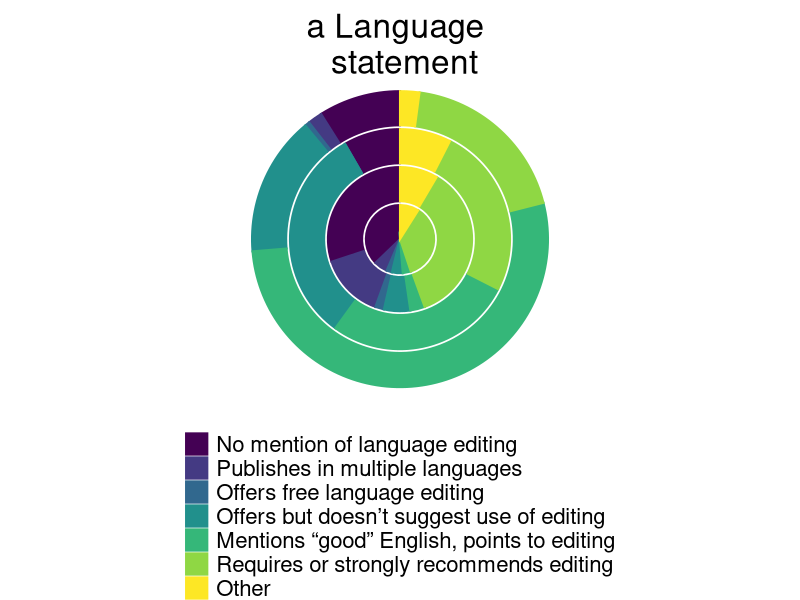
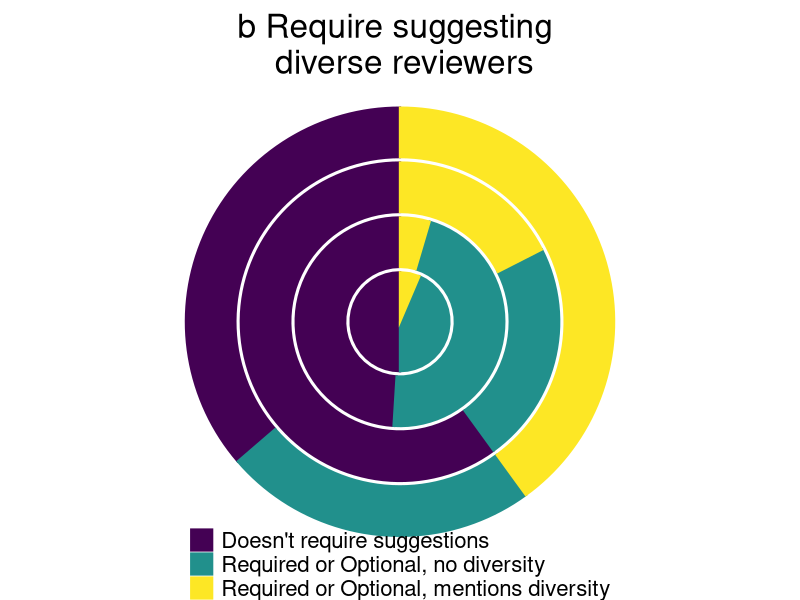
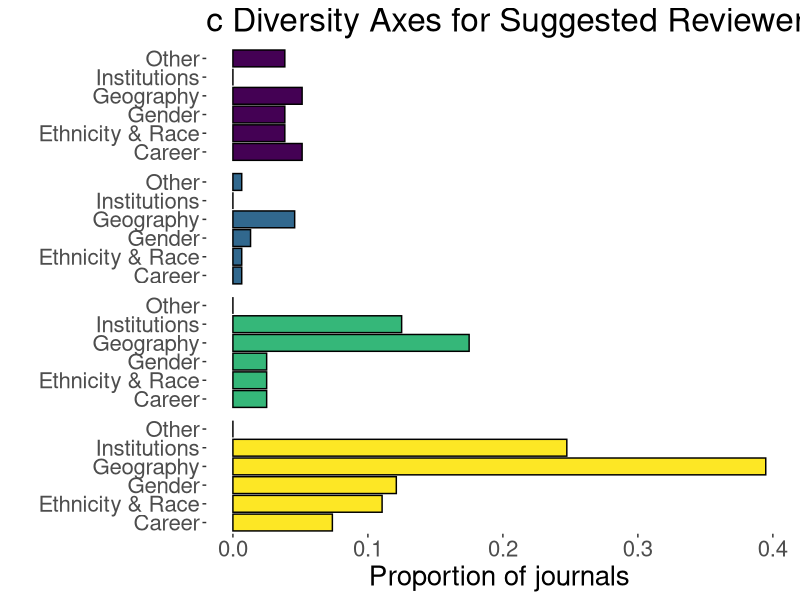
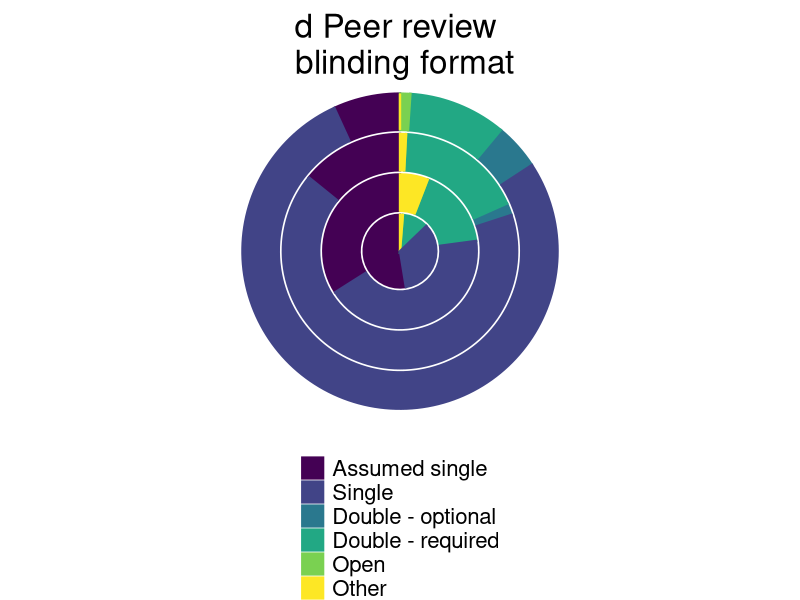
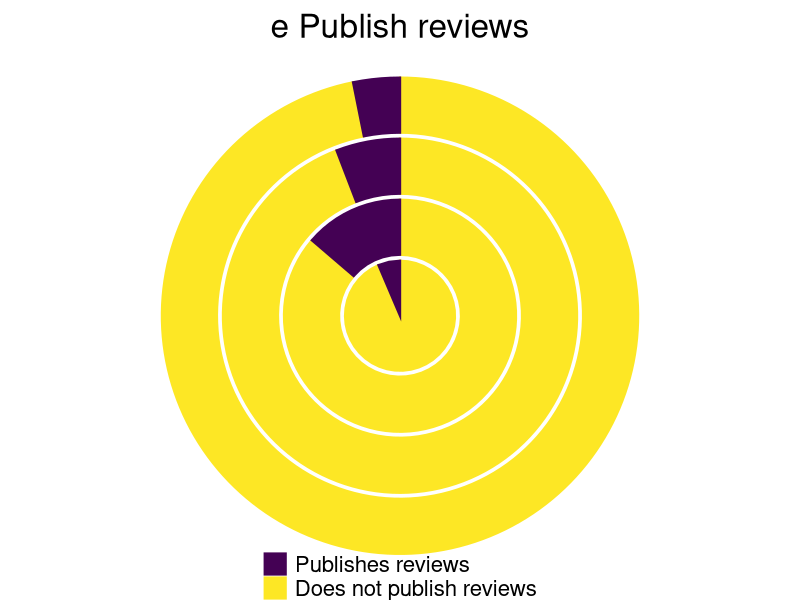
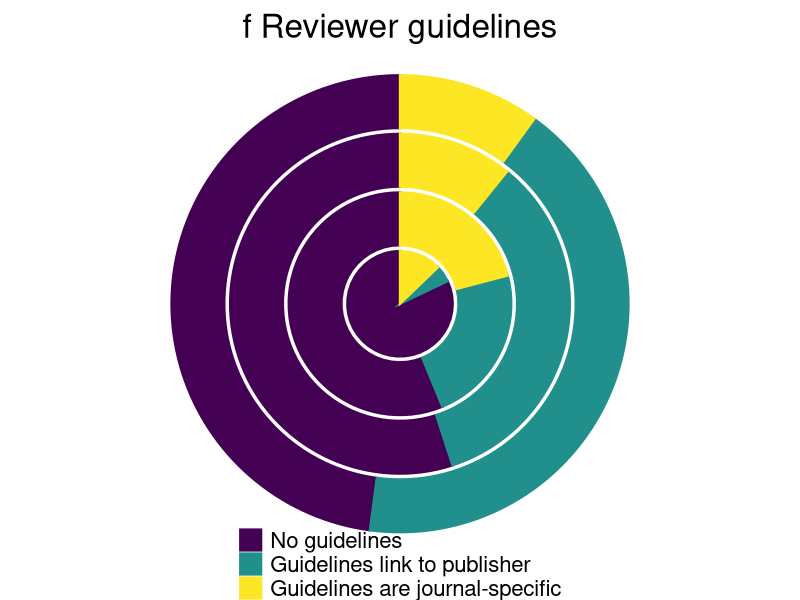
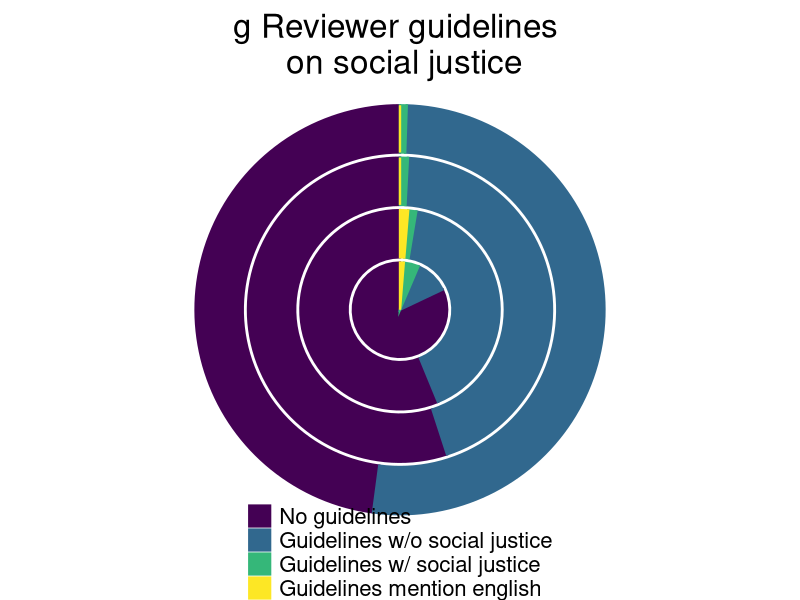

R code for these plots, in order:
####################################################
#### Plotting journal policy data by Publisher  ####
#### Created by: Courtney L Davis               #### 
#### Last modified: 18 August 2022              ####
####################################################

############ Set-up
############
# Load packages
library(ggplot2)
library(here)

# Read in the journal policy data
policy.data <- read.csv(here("Journal Policy Data Summaries","Data","Dataset S2 EcoEvo Journal Policies.csv"))


##### Code to create pie charts describing journal policy data, broken down by type of publisher ####

### Plot A: By journal statements on language requirements
# Data have already been binned accordingly:
# "No mention of English requirement" = 1
# "Journal publishes articles in more than one language (e.g., Spanish and English)" = 2
# "Journal offers FREE English language editing services (most progressive policies)" = 3
# "Offers editing but doesn't strongly suggest or recommend that people use it" = 4
# "Mentions authors need to use "good English" and points to fee-for-service editing" = 5
# "Requires or strongly advices ESL authors to pay for editing prior to submission (or have colleagues edit, etc.) (least progressive policies)" = 6
# "Other (describe in adjacent column)" = 7

# Create table summary for different values
language_df_major <- table(policy.data[policy.data$Society_publisher == "Major_Not_society", "language.requirements.binned"])
language_df_other <- table(policy.data[policy.data$Society_publisher == "Minor_Not_society", "language.requirements.binned"])
language_df_majorsociety <- table(policy.data[policy.data$Society_publisher == "Major_Society", "language.requirements.binned"])
language_df_society <- table(policy.data[policy.data$Society_publisher == "Minor_Society", "language.requirements.binned"])

# Compute percentages
language_df_major_percent = data.frame(language_df_major / sum(language_df_major))
language_df_other_percent = data.frame(language_df_other / sum(language_df_other))
language_df_majorsociety_percent = data.frame(language_df_majorsociety / sum(language_df_majorsociety))
language_df_society_percent = data.frame(language_df_society / sum(language_df_society))

# Add in the missing levels for majorsociety
language_df_majorsociety_percent <- rbind(language_df_majorsociety_percent, data.frame("Var1" = c("2","3"), "Freq" = c("0","0")))
language_df_majorsociety_percent <- language_df_majorsociety_percent[c(1,6,7,2,3,4,5),] # reorder

# Reformat Freq column to numeric
language_df_major_percent$Freq <- as.numeric(language_df_major_percent$Freq)
language_df_other_percent$Freq <- as.numeric(language_df_other_percent$Freq)
language_df_majorsociety_percent$Freq <- as.numeric(language_df_majorsociety_percent$Freq)
language_df_society_percent$Freq <- as.numeric(language_df_society_percent$Freq)

# Change the labels for legend
levels(language_df_major_percent$Var1) <- 
  levels(language_df_other_percent$Var1) <- 
  levels(language_df_majorsociety_percent$Var1) <- 
  levels(language_df_society_percent$Var1) <- list("No mention of language editing" = "1", 
                                               "Publishes in multiple languages" = "2", 
                                               "Offers free language editing" = "3",
                                               "Offers but doesn’t suggest use of editing" = "4", 
                                               "Mentions “good” English, points to editing" = "5",
                                               "Requires or strongly recommends editing" = "6",
                                               "Other" = "7")

# Create the concentric donut dataframe
concentric_df <- rbind(language_df_major_percent, language_df_other_percent, language_df_majorsociety_percent, language_df_society_percent)
concentric_df$classification <- c(rep("major",7), rep("other",7), rep("majorsociety",7), rep("society",7))
concentric_df$Freq <- as.numeric(concentric_df$Freq)
concentric_df$classification <- factor(concentric_df$classification, levels = c("society","other","majorsociety","major"))

# Create the plot
plot_a <- ggplot(concentric_df, aes(x = classification, y = Freq, fill= Var1, col = Var1)) +
  geom_col(size = 0.7) +
  coord_polar(theta="y") +
  scale_fill_viridis_d() + 
  scale_colour_viridis_d() + theme_void() +
  theme(text = element_text(size = 20), 
        plot.title = element_text(hjust = 0.5, margin=margin(t=10,b=-20)), 
        legend.margin=margin(t = 0),
        legend.box.margin=margin(0,0,0,0),
        legend.position = "bottom", 
        legend.direction = "vertical",
        legend.title = element_blank()) + 
  ggtitle("a Language \n statement")


### Plot B: Whether authors are required to submit names of diverse reviewers
# Data have already been binned accordingly:
# Journal doesn't require that authors suggest reviewers = 1
# Journal asks for suggested reviewers but does not mention diversity of reviewers = 2
# Journal ask for suggested reviewers and explicitly mentions 1 or more axes of diversity of reviewers = 3

# Create table summary for different values
revdiversity_df_major <- table(policy.data[policy.data$Society_publisher == "Major_Not_society", "authors.suggest.diverse.reviews.binned"])
revdiversity_df_other <- table(policy.data[policy.data$Society_publisher == "Minor_Not_society", "authors.suggest.diverse.reviews.binned"])
revdiversity_df_majorsociety <- table(policy.data[policy.data$Society_publisher == "Major_Society", "authors.suggest.diverse.reviews.binned"])
revdiversity_df_society <- table(policy.data[policy.data$Society_publisher == "Minor_Society", "authors.suggest.diverse.reviews.binned"])

# Compute percentages
revdiversity_df_major_percent = data.frame(revdiversity_df_major / sum(revdiversity_df_major))
revdiversity_df_other_percent = data.frame(revdiversity_df_other / sum(revdiversity_df_other))
revdiversity_df_majorsociety_percent = data.frame(revdiversity_df_majorsociety / sum(revdiversity_df_majorsociety))
revdiversity_df_society_percent = data.frame(revdiversity_df_society / sum(revdiversity_df_society))

# Reformat Freq column to numeric
revdiversity_df_major_percent$Freq <- as.numeric(revdiversity_df_major_percent$Freq)
revdiversity_df_other_percent$Freq <- as.numeric(revdiversity_df_other_percent$Freq)
revdiversity_df_majorsociety_percent$Freq <- as.numeric(revdiversity_df_majorsociety_percent$Freq)
revdiversity_df_society_percent$Freq <- as.numeric(revdiversity_df_society_percent$Freq)

# Change the labels for legend
levels(revdiversity_df_major_percent$Var1) <- 
  levels(revdiversity_df_other_percent$Var1) <- 
  levels(revdiversity_df_majorsociety_percent$Var1) <-
  levels(revdiversity_df_society_percent$Var1) <- list("Doesn't require suggestions" = "1", 
                                                   "Required or Optional, no diversity" = "2", 
                                                   "Required or Optional, mentions diversity" = "3")

# Create the concentric donut dataframe
concentric_df <- rbind(revdiversity_df_major_percent, revdiversity_df_other_percent, revdiversity_df_majorsociety_percent, revdiversity_df_society_percent)
concentric_df$classification <- c(rep("major",3), rep("other",3), rep("majorsociety",3), rep("society",3))
concentric_df$Freq <- as.numeric(concentric_df$Freq)
concentric_df$classification <- factor(concentric_df$classification, levels = c("society","other","majorsociety","major"))

# Create the plot
plot_b <- ggplot(concentric_df, aes(x = classification, y = Freq, fill= Var1, col = Var1)) +
  geom_col(size = 0.8) +
  coord_polar(theta="y") +
  scale_fill_viridis_d() + 
  scale_colour_viridis_d() + theme_void() +
  theme(text = element_text(size = 20), 
        plot.title = element_text(hjust = 0.5, margin=margin(t=10,b=-20)), 
        legend.margin=margin(t = -50),
        legend.box.margin=margin(0,0,0,0),
        legend.position = "bottom", 
        legend.direction = "vertical",
        legend.title = element_blank()) + 
  ggtitle("b Require suggesting \n diverse reviewers")


### Plot D: By journal blinding format
# Create table summary for different values
journal_blinding_df_major <- table(policy.data[policy.data$Society_publisher == "Major_Not_society", "blind.format"])
journal_blinding_df_other <- table(policy.data[policy.data$Society_publisher == "Minor_Not_society", "blind.format"])
journal_blinding_df_majorsociety <- table(policy.data[policy.data$Society_publisher == "Major_Society", "blind.format"])
journal_blinding_df_society <- table(policy.data[policy.data$Society_publisher == "Minor_Society", "blind.format"])

# Compute percentages
journal_blinding_df_major_percent = data.frame(journal_blinding_df_major / sum(journal_blinding_df_major))
journal_blinding_df_other_percent = data.frame(journal_blinding_df_other / sum(journal_blinding_df_other))
journal_blinding_df_majorsociety_percent = data.frame(journal_blinding_df_majorsociety / sum(journal_blinding_df_majorsociety))
journal_blinding_df_society_percent = data.frame(journal_blinding_df_society / sum(journal_blinding_df_society))

# Reformat Freq column to numeric
journal_blinding_df_major_percent$Freq <- as.numeric(journal_blinding_df_major_percent$Freq)
journal_blinding_df_other_percent$Freq <- as.numeric(journal_blinding_df_other_percent$Freq)
journal_blinding_df_majorsociety_percent$Freq <- as.numeric(journal_blinding_df_majorsociety_percent$Freq)
journal_blinding_df_society_percent$Freq <- as.numeric(journal_blinding_df_society_percent$Freq)

# Add other models to "other" and "society" journals
journal_blinding_df_major_percent <- rbind(journal_blinding_df_major_percent, data.frame("Var1" = "Other", "Freq" = "0"))
journal_blinding_df_major_percent <- journal_blinding_df_major_percent[c(1,2,3,4,6,5),] # reorder

journal_blinding_df_other_percent <- rbind(journal_blinding_df_other_percent, data.frame("Var1" = c("Double_optional","Open"), "Freq" = c("0","0")))
journal_blinding_df_other_percent <- journal_blinding_df_other_percent[c(1,5,2,6,3,4),] # reorder

journal_blinding_df_majorsociety_percent <- rbind(journal_blinding_df_majorsociety_percent, data.frame("Var1" = "Open", "Freq" = "0"))
journal_blinding_df_majorsociety_percent <- journal_blinding_df_majorsociety_percent[c(1,2,3,6,4,5),] # reorder

journal_blinding_df_society_percent <- rbind(journal_blinding_df_society_percent, data.frame("Var1" = c("Open","Double_optional"), "Freq" = c("0","0")))
journal_blinding_df_society_percent <- journal_blinding_df_society_percent[c(1,6,2,5,3,4),] # reorder

# Change the labels for legend
levels(journal_blinding_df_major_percent$Var1) <- 
  levels(journal_blinding_df_other_percent$Var1)  <- 
  levels(journal_blinding_df_majorsociety_percent$Var1)  <- 
  levels(journal_blinding_df_society_percent$Var1) <- list("Assumed single" = "Assumed_single", "Single" = "Single", 
                                                       "Double - optional" = "Double_optional", 
                                                       "Double - required" = "Double_required",
                                                       "Open" = "Open", 
                                                       "Other" = "Other")

# Create the concentric donut dataframe
concentric_df_publisher <- rbind(journal_blinding_df_major_percent, journal_blinding_df_other_percent, journal_blinding_df_majorsociety_percent, journal_blinding_df_society_percent)
concentric_df_publisher$classification <- c(rep("major",6), rep("other",6), rep("majorsociety",6),rep("society",6))
concentric_df_publisher$Freq <- as.numeric(concentric_df_publisher$Freq)
concentric_df_publisher$classification <- factor(concentric_df_publisher$classification, levels = c("society","other","majorsociety","major"))

# Create the plot
plot_d <- ggplot(concentric_df_publisher, aes(x = classification, y = Freq, fill= Var1, col = Var1)) +
  geom_col(size = 0.8,) +
  coord_polar(theta="y") +
  scale_fill_viridis_d() + 
  scale_colour_viridis_d() + theme_void() +
  theme(text = element_text(size = 20), 
        plot.title = element_text(hjust = 0.5, margin=margin(t=10,b=-20)), 
        legend.margin=margin(t = 0),
        legend.box.margin=margin(0,0,0,0),
        legend.position = "bottom", 
        legend.direction = "vertical",
        legend.title = element_blank()) + 
  ggtitle("d Peer review \n blinding format")
  

### Plot E: Whether the journal publishes reviews upon publication of manuscript
publishrev_df_major <- table(policy.data[policy.data$Society_publisher == "Major_Not_society", "journal.publish.peer.reviews"])
publishrev_df_other <- table(policy.data[policy.data$Society_publisher == "Minor_Not_society", "journal.publish.peer.reviews"])
publishrev_df_majorsociety <- table(policy.data[policy.data$Society_publisher == "Major_Society", "journal.publish.peer.reviews"])
publishrev_df_society <- table(policy.data[policy.data$Society_publisher == "Minor_Society", "journal.publish.peer.reviews"])

# Compute percentages
publishrev_df_major_percent = data.frame(publishrev_df_major / sum(publishrev_df_major))
publishrev_df_other_percent = data.frame(publishrev_df_other / sum(publishrev_df_other))
publishrev_df_majorsociety_percent = data.frame(publishrev_df_majorsociety / sum(publishrev_df_majorsociety))
publishrev_df_society_percent = data.frame(publishrev_df_society / sum(publishrev_df_society))

# Reformat Freq column to numeric
publishrev_df_major_percent$Freq <- as.numeric(publishrev_df_major_percent$Freq)
publishrev_df_other_percent$Freq <- as.numeric(publishrev_df_other_percent$Freq)
publishrev_df_majorsociety_percent$Freq <- as.numeric(publishrev_df_majorsociety_percent$Freq)
publishrev_df_society_percent$Freq <- as.numeric(publishrev_df_society_percent$Freq)

# Change the labels for legend
levels(publishrev_df_major_percent$Var1) <- 
  levels(publishrev_df_other_percent$Var1) <- 
  levels(publishrev_df_majorsociety_percent$Var1) <- 
  levels(publishrev_df_society_percent$Var1) <- list("Publishes reviews" = "Yes", 
                                                     "Does not publish reviews" = "No")

# Create the concentric donut dataframe
concentric_df <- rbind(publishrev_df_major_percent, publishrev_df_other_percent, publishrev_df_majorsociety_percent, publishrev_df_society_percent)
concentric_df$classification <- c(rep("major",2), rep("other",2), rep("majorsociety",2), rep("society",2))
concentric_df$Freq <- as.numeric(concentric_df$Freq)
concentric_df$classification <- factor(concentric_df$classification, levels = c("society","other","majorsociety","major"))

# Create the plot
plot_e <- ggplot(concentric_df, aes(x = classification, y = Freq, fill= Var1, col = Var1)) +
  geom_col(size = 0.8) +
  coord_polar(theta="y") +
  scale_fill_viridis_d() + 
  scale_colour_viridis_d() + theme_void() +
  theme(text = element_text(size = 20), 
        plot.title = element_text(hjust = 0.5, margin=margin(t=10,b=-20)), 
        legend.margin=margin(t = -50),
        legend.box.margin=margin(0,0,0,0),
        legend.position = "bottom", 
        legend.direction = "vertical",
        legend.title = element_blank()) + 
  ggtitle("e Publish reviews")


### Plot F: Whether the journal has reviewer guidelines that are specific to journal or publisher
# Create bins for summarizing data
policy.data$ReviewerGuidelines_Publisher_Journal_Binned <- ifelse(policy.data$guidelines.to.be.reviewer == "No", "1",
                                                                  ifelse(policy.data$guidelines.to.be.reviewer == "Yes" & policy.data$guidelines.link.publisher == "Yes", "2",
                                                                         ifelse(policy.data$guidelines.to.be.reviewer == "Yes" & policy.data$guidelines.link.publisher == "No", "3", "NA")))

# Create table summary for different values
revguidelines_df_major <- table(policy.data[policy.data$Society_publisher == "Major_Not_society", "ReviewerGuidelines_Publisher_Journal_Binned"])
revguidelines_df_other <- table(policy.data[policy.data$Society_publisher == "Minor_Not_society", "ReviewerGuidelines_Publisher_Journal_Binned"])
revguidelines_df_majorsociety <- table(policy.data[policy.data$Society_publisher == "Major_Society", "ReviewerGuidelines_Publisher_Journal_Binned"])
revguidelines_df_society <- table(policy.data[policy.data$Society_publisher == "Minor_Society", "ReviewerGuidelines_Publisher_Journal_Binned"])

# Compute percentages
revguidelines_df_major_percent = data.frame(revguidelines_df_major / sum(revguidelines_df_major))
revguidelines_df_other_percent = data.frame(revguidelines_df_other / sum(revguidelines_df_other))
revguidelines_df_majorsociety_percent = data.frame(revguidelines_df_majorsociety / sum(revguidelines_df_majorsociety))
revguidelines_df_society_percent = data.frame(revguidelines_df_society / sum(revguidelines_df_society))

# Reformat Freq column to numeric
revguidelines_df_major_percent$Freq <- as.numeric(revguidelines_df_major_percent$Freq)
revguidelines_df_other_percent$Freq <- as.numeric(revguidelines_df_other_percent$Freq)
revguidelines_df_majorsociety_percent$Freq <- as.numeric(revguidelines_df_majorsociety_percent$Freq)
revguidelines_df_society_percent$Freq <- as.numeric(revguidelines_df_society_percent$Freq)

# Change the labels for legend
levels(revguidelines_df_major_percent$Var1) <- 
  levels(revguidelines_df_other_percent$Var1) <- 
  levels(revguidelines_df_majorsociety_percent$Var1) <- 
  levels(revguidelines_df_society_percent$Var1) <- list("No guidelines" = "1", 
                                                   "Guidelines link to publisher" = "2", 
                                                   "Guidelines are journal-specific" = "3")

# Create the concentric donut dataframe
concentric_df <- rbind(revguidelines_df_major_percent, revguidelines_df_other_percent, revguidelines_df_majorsociety_percent, revguidelines_df_society_percent)
concentric_df$classification <- c(rep("major",3), rep("other",3), rep("majorsociety",3), rep("society",3))
concentric_df$Freq <- as.numeric(concentric_df$Freq)
concentric_df$classification <- factor(concentric_df$classification, levels = c("society","other","majorsociety","major"))

# Create the plot
plot_f <- ggplot(concentric_df, aes(x = classification, y = Freq, fill= Var1, col = Var1)) +
  geom_col(size = 0.8) +
  coord_polar(theta="y") +
  scale_fill_viridis_d() + 
  scale_colour_viridis_d() + theme_void() +
  theme(text = element_text(size = 20), 
        plot.title = element_text(hjust = 0.5, margin=margin(t=10,b=-20)), 
        legend.margin=margin(t = -50),
        legend.box.margin=margin(0,0,0,0),
        legend.position = "bottom", 
        legend.direction = "vertical",
        legend.title = element_blank()) + 
  ggtitle("f Reviewer guidelines")



### Plot G: Whether journal's reviewer guidelines mention social justice
# Create bins for summarizing data
policy.data$ReviewerGuidelines_SocialJustice <- ifelse(policy.data$guidelines.to.be.reviewer == "No", "1",
                                                       ifelse(policy.data$guidelines.to.be.reviewer == "Yes" & policy.data$guidelines.social.justice == "No", "2",
                                                              ifelse(policy.data$guidelines.to.be.reviewer == "Yes" & policy.data$guidelines.social.justice == "Yes" & policy.data$guidelines.esl == "No", "3", "4")))

# Create table summary for different values
revguidelines_sj_df_major <- table(policy.data[policy.data$Society_publisher == "Major_Not_society", "ReviewerGuidelines_SocialJustice"])
revguidelines_sj_df_other <- table(policy.data[policy.data$Society_publisher == "Minor_Not_society", "ReviewerGuidelines_SocialJustice"])
revguidelines_sj_df_majorsociety <- table(policy.data[policy.data$Society_publisher == "Major_Society", "ReviewerGuidelines_SocialJustice"])
revguidelines_sj_df_society <- table(policy.data[policy.data$Society_publisher == "Minor_Society", "ReviewerGuidelines_SocialJustice"])

# Compute percentages
revguidelines_sj_df_major_percent = data.frame(revguidelines_sj_df_major / sum(revguidelines_sj_df_major))
revguidelines_sj_df_other_percent = data.frame(revguidelines_sj_df_other / sum(revguidelines_sj_df_other))
revguidelines_sj_df_majorsociety_percent = data.frame(revguidelines_sj_df_majorsociety / sum(revguidelines_sj_df_majorsociety))
revguidelines_sj_df_society_percent = data.frame(revguidelines_sj_df_society / sum(revguidelines_sj_df_society))

# Reformat Freq column to numeric
revguidelines_sj_df_major_percent$Freq <- as.numeric(revguidelines_sj_df_major_percent$Freq)
revguidelines_sj_df_other_percent$Freq <- as.numeric(revguidelines_sj_df_other_percent$Freq)
revguidelines_sj_df_majorsociety_percent$Freq <- as.numeric(revguidelines_sj_df_majorsociety_percent$Freq)
revguidelines_sj_df_society_percent$Freq <- as.numeric(revguidelines_sj_df_society_percent$Freq)

# Add in missing levels
revguidelines_sj_df_major_percent <- rbind(revguidelines_sj_df_major_percent , data.frame("Var1" = "4", "Freq" = "0"))

revguidelines_sj_df_majorsociety_percent <- rbind(revguidelines_sj_df_majorsociety_percent , data.frame("Var1" = "4", "Freq" = "0"))


# Change the labels for legend
levels(revguidelines_sj_df_major_percent$Var1) <- 
  levels(revguidelines_sj_df_other_percent$Var1) <- 
  levels(revguidelines_sj_df_majorsociety_percent$Var1) <- 
  levels(revguidelines_sj_df_society_percent$Var1) <- list("No guidelines" = "1", 
                                                           "Guidelines w/o social justice" = "2", 
                                                           "Guidelines w/ social justice" = "3",
                                                           "Guidelines mention english" = "4")

# Create the concentric donut dataframe
concentric_df <- rbind(revguidelines_sj_df_major_percent, revguidelines_sj_df_other_percent, revguidelines_sj_df_majorsociety_percent, revguidelines_sj_df_society_percent)
concentric_df$classification <- c(rep("major",4), rep("other",4), rep("majorsociety",4), rep("society",4))
concentric_df$Freq <- as.numeric(concentric_df$Freq)
concentric_df$classification <- factor(concentric_df$classification, levels = c("society","other","majorsociety","major"))

# Create the plot
plot_g <- ggplot(concentric_df, aes(x = classification, y = Freq, fill= Var1, col = Var1)) +
  geom_col(size = 0.8) +
  coord_polar(theta="y") +
  scale_fill_viridis_d() + 
  scale_colour_viridis_d() + theme_void() +
  theme(text = element_text(size = 20), 
        plot.title = element_text(hjust = 0.5, margin=margin(t=10,b=-20)), 
        legend.margin=margin(t = -50),
        legend.box.margin=margin(0,0,0,0),
        legend.position = "bottom", 
        legend.direction = "vertical",
        legend.title = element_blank()) +
  ggtitle("g Reviewer guidelines \n on social justice")



### Create bar charts for the diversity of suggested reviewers
revdiversity_major <- policy.data[policy.data$Society_publisher == "Major_Not_society", ]
revdiversity_other <- policy.data[policy.data$Society_publisher == "Minor_Not_society", ]
revdiversity_majorsociety <- policy.data[policy.data$Society_publisher == "Major_Society", ]
revdiversity_society <- policy.data[policy.data$Society_publisher == "Minor_Society", ]

# Geography, Institutions, Career, Gender, Ethnicity & Race, Other
# Society-affiliated journals
revdiversity_society_geography <- table(revdiversity_society$guidelines.multiple.countries)
revdiversity_society_geography_prop <- data.frame(revdiversity_society_geography / sum(revdiversity_society_geography))

revdiversity_society_institution <- table(revdiversity_society$guidelines.multiple.institutions)
revdiversity_society_institution_prop <- data.frame(revdiversity_society_institution / sum(revdiversity_society_institution))
revdiversity_society_institution_prop <- rbind(revdiversity_society_institution_prop, data.frame("Var1" = "Yes", "Freq" = "0"))

revdiversity_society_career <- table(revdiversity_society$guidelines.ecr)
revdiversity_society_career_prop <- data.frame(revdiversity_society_career / sum(revdiversity_society_career))

revdiversity_society_gender <- table(revdiversity_society$guidelines.gender)
revdiversity_society_gender_prop <- data.frame(revdiversity_society_gender / sum(revdiversity_society_gender))

revdiversity_society_ethnicity <- table(revdiversity_society$guidelines.another.demographic.enthnicity.or.race)
revdiversity_society_ethnicity_prop <- data.frame(revdiversity_society_ethnicity / sum(revdiversity_society_ethnicity))

revdiversity_society_other <- table(revdiversity_society$guidelines.another.demographic.other)
revdiversity_society_other_prop <- data.frame(revdiversity_society_other / sum(revdiversity_society_other))

revdiversity_society_fulldf <- rbind(revdiversity_society_geography_prop[2,], revdiversity_society_institution_prop[2,],
                                 revdiversity_society_career_prop[2,], revdiversity_society_gender_prop[2,],
                                 revdiversity_society_ethnicity_prop[2,],revdiversity_society_other_prop[2,])
revdiversity_society_fulldf$Category <- c("Geography", "Institutions", "Career", "Gender", "Ethnicity & Race", "Other")
revdiversity_society_fulldf$Publisher <- "society"

# Society-affiliated journals published by major publishers
revdiversity_majorsociety_geography <- table(revdiversity_majorsociety$guidelines.multiple.countries)
revdiversity_majorsociety_geography_prop <- data.frame(revdiversity_majorsociety_geography / sum(revdiversity_majorsociety_geography))

revdiversity_majorsociety_institution <- table(revdiversity_majorsociety$guidelines.multiple.institutions)
revdiversity_majorsociety_institution_prop <- data.frame(revdiversity_majorsociety_institution / sum(revdiversity_majorsociety_institution))

revdiversity_majorsociety_career <- table(revdiversity_majorsociety$guidelines.ecr)
revdiversity_majorsociety_career_prop <- data.frame(revdiversity_majorsociety_career / sum(revdiversity_majorsociety_career))

revdiversity_majorsociety_gender <- table(revdiversity_majorsociety$guidelines.gender)
revdiversity_majorsociety_gender_prop <- data.frame(revdiversity_majorsociety_gender / sum(revdiversity_majorsociety_gender))

revdiversity_majorsociety_ethnicity <- table(revdiversity_majorsociety$guidelines.another.demographic.enthnicity.or.race)
revdiversity_majorsociety_ethnicity_prop <- data.frame(revdiversity_majorsociety_ethnicity / sum(revdiversity_majorsociety_ethnicity))

revdiversity_majorsociety_other <- table(revdiversity_majorsociety$guidelines.another.demographic.other)
revdiversity_majorsociety_other_prop <- data.frame(revdiversity_majorsociety_other / sum(revdiversity_majorsociety_other))
revdiversity_majorsociety_other_prop <- rbind(revdiversity_majorsociety_other_prop, data.frame("Var1" = "Yes", "Freq" = "0"))

revdiversity_majorsociety_fulldf <- rbind(revdiversity_majorsociety_geography_prop[2,], revdiversity_majorsociety_institution_prop[2,],
                                 revdiversity_majorsociety_career_prop[2,], revdiversity_majorsociety_gender_prop[2,],
                                 revdiversity_majorsociety_ethnicity_prop[2,],revdiversity_majorsociety_other_prop[2,])
revdiversity_majorsociety_fulldf$Category <- c("Geography", "Institutions", "Career", "Gender", "Ethnicity & Race", "Other")
revdiversity_majorsociety_fulldf$Publisher <- "majorsociety"


# Journals published by minor publishers
revdiversity_other_geography <- table(revdiversity_other$guidelines.multiple.countries)
revdiversity_other_geography_prop <- data.frame(revdiversity_other_geography / sum(revdiversity_other_geography))

revdiversity_other_institution <- table(revdiversity_other$guidelines.multiple.institutions)
revdiversity_other_institution_prop <- data.frame(revdiversity_other_institution / sum(revdiversity_other_institution))
revdiversity_other_institution_prop <- rbind(revdiversity_other_institution_prop, data.frame("Var1" = "Yes", "Freq" = "0"))

revdiversity_other_career <- table(revdiversity_other$guidelines.ecr)
revdiversity_other_career_prop <- data.frame(revdiversity_other_career / sum(revdiversity_other_career))

revdiversity_other_gender <- table(revdiversity_other$guidelines.gender)
revdiversity_other_gender_prop <- data.frame(revdiversity_other_gender / sum(revdiversity_other_gender))

revdiversity_other_ethnicity <- table(revdiversity_other$guidelines.another.demographic.enthnicity.or.race)
revdiversity_other_ethnicity_prop <- data.frame(revdiversity_other_ethnicity / sum(revdiversity_other_ethnicity))

revdiversity_other_other <- table(revdiversity_other$guidelines.another.demographic.other)
revdiversity_other_other_prop <- data.frame(revdiversity_other_other / sum(revdiversity_other_other))

revdiversity_other_fulldf <- rbind(revdiversity_other_geography_prop[2,], revdiversity_other_institution_prop[2,],
                                  revdiversity_other_career_prop[2,], revdiversity_other_gender_prop[2,],
                                  revdiversity_other_ethnicity_prop[2,],revdiversity_other_other_prop[2,])
revdiversity_other_fulldf$Category <- c("Geography", "Institutions", "Career", "Gender", "Ethnicity & Race", "Other")
revdiversity_other_fulldf$Publisher <- "other"

# Journals published by major publishers
revdiversity_major_geography <- table(revdiversity_major$guidelines.multiple.countries)
revdiversity_major_geography_prop <- data.frame(revdiversity_major_geography / sum(revdiversity_major_geography))

revdiversity_major_institution <- table(revdiversity_major$guidelines.multiple.institutions)
revdiversity_major_institution_prop <- data.frame(revdiversity_major_institution / sum(revdiversity_major_institution))

revdiversity_major_career <- table(revdiversity_major$guidelines.ecr)
revdiversity_major_career_prop <- data.frame(revdiversity_major_career / sum(revdiversity_major_career))

revdiversity_major_gender <- table(revdiversity_major$guidelines.gender)
revdiversity_major_gender_prop <- data.frame(revdiversity_major_gender / sum(revdiversity_major_gender))

revdiversity_major_ethnicity <- table(revdiversity_major$guidelines.another.demographic.enthnicity.or.race)
revdiversity_major_ethnicity_prop <- data.frame(revdiversity_major_ethnicity / sum(revdiversity_major_ethnicity))

revdiversity_major_other <- table(revdiversity_major$guidelines.another.demographic.other)
revdiversity_major_other_prop <- data.frame(revdiversity_major_other / sum(revdiversity_major_other))
revdiversity_major_other_prop <- rbind(revdiversity_major_other_prop, data.frame("Var1" = "Yes", "Freq" = "0"))

revdiversity_major_fulldf <- rbind(revdiversity_major_geography_prop[2,], revdiversity_major_institution_prop[2,],
                                          revdiversity_major_career_prop[2,], revdiversity_major_gender_prop[2,],
                                          revdiversity_major_ethnicity_prop[2,],revdiversity_major_other_prop[2,])
revdiversity_major_fulldf$Category <- c("Geography", "Institutions", "Career", "Gender", "Ethnicity & Race", "Other")
revdiversity_major_fulldf$Publisher <- "major"



# Pull all of the data together to create bar charts
revdiversity_all_plotting_df <- rbind(revdiversity_society_fulldf, revdiversity_majorsociety_fulldf, revdiversity_other_fulldf, revdiversity_major_fulldf)
revdiversity_all_plotting_df$Freq <- as.numeric(revdiversity_all_plotting_df$Freq)

revdiversity_all_plotting_df$Publisher <- factor(revdiversity_all_plotting_df$Publisher, levels = c("society", "other", "majorsociety","major"))
levels(revdiversity_all_plotting_df$Publisher) <- list ("Society-Affiliated" = "society" , "Minor Publisher" = "other", "Society-Affilated w/ Large Publisher" = "majorsociety", "Large Publisher" = "major")

### Plot C: Diversity axes mentioned for suggest reviewers
plot_c <- ggplot(data = revdiversity_all_plotting_df, aes(x = Category, y = Freq, fill = Publisher)) + 
  geom_bar(stat="identity", color="black", position=position_dodge())+
  scale_fill_viridis_d() +
  theme_bw() + theme(panel.border = element_blank(),
                     panel.grid.major = element_blank(),
                     panel.grid.minor = element_blank(),
                     strip.background = element_blank(),
                     strip.text = element_blank(),
                     text = element_text(size = 20),
                     legend.position = "none") + 
  coord_flip() + facet_wrap(~Publisher, nrow = 4) + ylab("Proportion of journals") + 
  xlab("") +
  ggtitle("c Diversity Axes for Suggested Reviewers")


